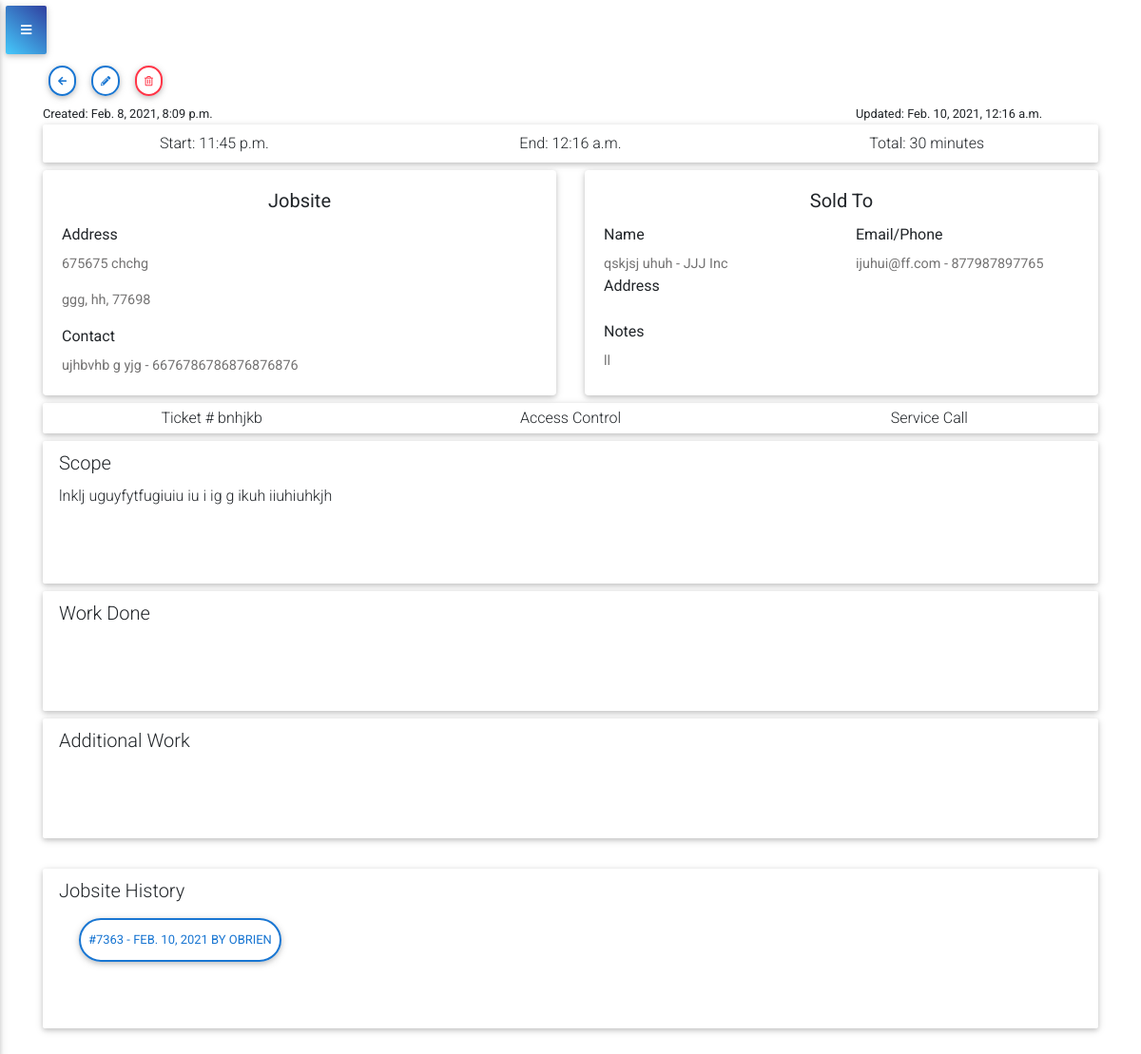
Screenshot of /ticket/bnhjkb/ (signed in) with the database file from the repository.
### ticket/models.py (models this page shows, shortened)
class Ticket(models.Model):
    ticket_number = models.CharField(primary_key=True, max_length=10)
    t_customer = models.ForeignKey(Customer,null=True, on_delete=models.SET_NULL)
    t_jobsite = models.ForeignKey(Jobsite, null=True, on_delete=models.SET_NULL)
    stop = models.CharField(choices=STOP, max_length=254, default='1st')
    assigned = models.ManyToManyField(AccountUser, blank=True)
    department = models.ForeignKey(ServiceProvided,null=True, on_delete=models.SET_NULL)
    t_type = models.ForeignKey(TicketType,null=True, on_delete=models.SET_NULL)
    scope = models.TextField()
    repair_notes = models.TextField(blank=True)
    additional_work = models.TextField(blank=True)
    schedule = models.DateField(default=datetime.date.today)
    start_job = models.BooleanField(default=False)
    completed = models.BooleanField(default=False)
    created_at = models.DateTimeField(auto_now_add=True)
    updated_at = models.DateTimeField(auto_now=True)
    start_time = models.DateTimeField(blank=True,null=True)
    end_time = models.DateTimeField(blank=True,null=True)
    account = models.ForeignKey(AccountCompany, on_delete=models.CASCADE)

class ServiceProvided(models.Model):
    name = models.CharField(max_length=100)
    account = models.ForeignKey(AccountCompany, on_delete=models.CASCADE)
    def __str__(self):
        return self.name

class TicketType(models.Model):
    name = models.CharField(max_length=100)
    account = models.ForeignKey(AccountCompany, on_delete=models.CASCADE)
    def __str__(self):
        return self.name

### customer/models.py (models this page shows, shortened)
class Jobsite(models.Model):
    address1 = models.CharField(max_length=100)
    address2 = models.CharField(max_length=100, blank=True)
    city = models.CharField(max_length=100)
    state = models.CharField(max_length=2)
    zip_code = models.PositiveIntegerField()
    contact_name = models.CharField(max_length=100)
    contact_phone = PhoneField()
    account = models.ForeignKey(AccountCompany, on_delete=models.CASCADE)

class Customer(models.Model):
    fname = models.CharField(max_length=50)
    lname = models.CharField(max_length=50)
    email = models.EmailField()
    phone_number = PhoneField()
    company = models.ForeignKey(Company,null=True, on_delete=models.SET_NULL)
    note = models.TextField()
    account = models.ForeignKey(AccountCompany, on_delete=models.CASCADE)

class Company(models.Model):
    name = models.CharField(max_length=100)
    address1 = models.CharField(max_length=100)
    address2 = models.CharField(max_length=100, blank=True)
    city = models.CharField(max_length=100)
    state = models.CharField(max_length=2)
    zip_code = models.PositiveIntegerField()
    account = models.ForeignKey(AccountCompany, on_delete=models.CASCADE)
    def __str__(self):
        return self.name

### accounts/models.py (models this page shows)
class AccountUser(models.Model):
    user = models.OneToOneField(User, on_delete=models.CASCADE)
    account = models.ForeignKey(AccountCompany, on_delete=models.CASCADE)
    company = models.CharField(max_length=100, blank=True)
    role = models.CharField(choices=ROLES, max_length=20, null=True, default='Tech')
    def __str__(self):
        return str(self.user.username)

### ticket/views.py (the view)
# urls.py: path('ticket/<pk>/', views.TicketDetailView.as_view(), name='ticket_detail'),
class TicketDetailView(LoginRequiredMixin, DetailView):
    context_object_name = 'ticket'
    model = Ticket
    template_name = 'ticket/ticket_detail.html'
    def get_context_data(self, **kwargs):
        context = super().get_context_data(**kwargs)
        context['ticket_count'] = ticket_count(self.request)
        context['tech_ticket_count'] = tech_ticket_count(self.request)
        context['todays_tickets'] = todays_tickets(self.request)
        context['tech_todays_tickets'] = tech_todays_tickets(self.request)
        context['todays_tickets_count'] = todays_tickets_count(self.request)
        context['in_progress_count'] = in_progress_count(self.request)
        context['completed_today_tickets_count'] = completed_today_tickets_count(self.request)
        context['tech_todays_tickets_count'] = tech_todays_tickets_count(self.request)
        context['tech_completed_today_tickets_count'] = tech_completed_today_tickets_count(self.request)
        context['history'] = Ticket.objects.filter(t_jobsite=self.get_object().t_jobsite, account=self.request.user.accountuser.account, completed=True).order_by('end_time')
        return context

### accounts/models.py (called while the page is built)
    def __str__(self):
        return self.company_name

### service_ticket_app/utils.py (called while the page is built)
def ticket_count(request):
    count = Ticket.objects.filter(account=request.user.accountuser.account).count()
    return count

def todays_tickets_count(request):
    todays_tickets_count = Ticket.objects.filter(account=request.user.accountuser.account, schedule=datetime.date.today()).count()
    return todays_tickets_count

def todays_tickets(request):
    todays_tickets = Ticket.objects.filter(account=request.user.accountuser.account, schedule=datetime.date.today())
    return todays_tickets

def in_progress_count(request):
    in_progress_count = Ticket.objects.filter(account=request.user.accountuser.account, schedule=datetime.date.today(),start_job=True,completed=False).count()
    return in_progress_count

def completed_today_tickets_count(request):
    completed_today_tickets_count = Ticket.objects.filter(account=request.user.accountuser.account, schedule=datetime.date.today(), start_job=True, completed=True).count()
    return completed_today_tickets_count

def tech_ticket_count(request):
    count = Ticket.objects.filter(account=request.user.accountuser.account, assigned=request.user.accountuser).count()
    return count

def tech_todays_tickets_count(request):
    tech_todays_tickets_count = Ticket.objects.filter(account=request.user.accountuser.account, schedule=datetime.date.today(), assigned=request.user.accountuser).count()
    return tech_todays_tickets_count

def tech_todays_tickets(request):
    tech_todays_tickets = Ticket.objects.filter(account=request.user.accountuser.account, assigned=request.user.accountuser, schedule=datetime.date.today())
    return tech_todays_tickets

def tech_completed_today_tickets_count(request):
    tech_completed_today_tickets_count = Ticket.objects.filter(account=request.user.accountuser.account, schedule=datetime.date.today(), start_job=True, completed=True, assigned=request.user.accountuser).count()
    return tech_completed_today_tickets_count

### ticket/templates/ticket/ticket_detail.html (shortened to what this page needs)
{% extends 'base.html' %}
{% load tz %}
{% block content %}
<div>
    {% if user.accountuser.role == 'Admin' %}
        <a href="{% url 'ticket_app:all_tickets' %}" type="button" class="btn btn-outline-blue btn-rounded btn-sm px-2">
            <i class="fas fa-arrow-left lt mt-0"></i>
        </a>
        <a href="{% url 'ticket_app:ticket_update' pk=ticket.ticket_number %}" type="button" class="btn btn-outline-blue btn-rounded btn-sm px-2">
            <i class="fas fa-pencil-alt lt mt-0"></i>
        </a>
        <a href="{% url 'ticket_app:ticket_delete' pk=ticket.ticket_number %}" type="button" class="btn btn-outline-danger btn-rounded btn-sm px-2">
            <i class="far fa-trash-alt mt-0"></i>
        </a>
    {% endif %}
    <div class="row justify-content-between">
        <div class="col-3">
            <small>
            {% localtime on %}
                Created: {{ ticket.created_at|localtime }}
            </small>
            {% endlocaltime %}
        </div>
        <div class="col-3 ml-auto">
            <small>
                Updated: {{ ticket.updated_at }}
            </small>
        </div>
    </div>
    <div class="jumbotron p-2 mb-2">
        <div class="row text-center">
        {% if not ticket.start_time %}
            <div class="col-12">
                Click <a href="{% url 'ticket_app:tech_ticket_update' pk=ticket.ticket_number %}" type="button" class="btn btn-outline-blue btn-rounded btn-sm px-2">
                    <i class="fas fa-play-circle lt mt-0"></i>
                </a> to start job.
            </div>
        {% else %}
            <div class="col-4">
            {% localtime on %}
                Start: {{ ticket.start_time|time }}
            {% endlocaltime %}
            </div>
            <div class="col-4">
            {% if not ticket.end_time %}
                Click <a href="{% url 'ticket_app:tech_ticket_update' pk=ticket.ticket_number %}" type="button" class="btn btn-outline-blue btn-rounded btn-sm px-2">
                    <i class="fas fa-flag-checkered lt mt-0"></i>
                </a> to complete job.
            {% else %}
            {% localtime on %}
                End:  {{ ticket.end_time|time }}
            {% endlocaltime %}
            {% endif %}
            </div>
            <div class="col-4">
                Total: {{ ticket.start_time|timesince:ticket.end_time}}
            </div>
        {% endif %}
        </div>
    </div>
</div>
<div class="row mb-2">
    <div class="col-md-6">
        <div class="card h-100">
            <div class="card-body">
                <h5 class="card-title text-center">
                    Jobsite
                </h5>
                <label for="card-text">Address</label>
                <p class="card-text">
                    {{ ticket.t_jobsite.address1 }} {{ ticket.t_jobsite.addres2 }}
                </p>
                <p class="card-text">
                    {{ ticket.t_jobsite.city }}, {{ ticket.t_jobsite.state }}, {{ ticket.t_jobsite.zip_code }}
                </p>
                <label for="card-text">Contact</label>
                <p class="card-text">
                    {{ ticket.t_jobsite.contact_name }} - {{ ticket.t_jobsite.contact_phone }}
                </p>
            </div>
        </div>
    </div>
    <div class="col-md-6">
        <div class="card h-100">
            <div class="card-body">
                <h5 class="card-title text-center">
                    Sold To
                </h5>
                <div class="row">
                    <div class="col-md">
                        <label>Name</label>
                        <p class="card-text">
                            {{ ticket.t_customer.fname }} {{ ticket.t_customer.lname }} - {{ ticket.t_customer.company}}
                        </p>
                    </div>
                    <div class="col-md">
                        <label> Email/Phone</label>
                        <p class="card-text">
                            {{ ticket.t_customer.email }} - {{ ticket.t_customer.phone_number }}
                        </p>
                    </div>
                </div>
                <div class='row'>
                    <div class="col-md">
                        <label>Address</label>
                    </div>
                </div>
                <label>Notes</label>
                <p class="card-text">
                    {{ ticket.t_customer.note }}
                </p>
            </div>
        </div>
    </div>
</div>
<div class="jumbotron p-1 mb-2">
    <div class="row text-center">
        <div class="col-4">
        Ticket # {{ ticket.ticket_number }}
        </div>
        <div class="col-4">
            {{ ticket.department }}
        </div>
        <div class="col-4">
            {{ ticket.t_type }} Call
        </div>
    </div>
</div>
<div class="jumbotron pt-2 mb-2">
    <div class="row">
        <label class="lead">
            Scope
        </label>
    </div>
    <div class="row">
        <p>
            {{ ticket.scope }}
        </p>
    </div>
</div>
<div class="jumbotron pt-2 mb-2">
    <div class="row">
        <label class="lead">
            Work Done
        </label>
    </div>
    <div class="row">
    </div>
</div>
<div class="jumbotron pt-2">
    <div class="row">
        <label class="lead">
            Additional Work
        </label>
    </div>
    <div class="row">
    </div>
</div>
<div class="jumbotron pt-2">
    <div class="row">
        <label class="lead">
           Jobsite History
        </label>
    </div>
    <div class="row">
    {% for h in history %}
        {% if h.ticket_number == ticket.ticket_number %}
        {% else %}
            <div class='col-auto'>
                <a href="{% url 'ticket_app:ticket_detail' pk=h.ticket_number %}" type="button" class="btn btn-outline-blue btn-rounded px-2">
                #{{ h.ticket_number }} - {{ h.end_time|date }} by {% for t in h.assigned.all%} {{t}} {% endfor %}
                </a>
            </div>
        {% endif %}
    {% endfor %}
    </div>
</div>
{% endblock %}

### rows the page displays
Ticket: created_at "Feb. 8, 2021, 8:09 p.m.", updated_at "Feb. 10, 2021, 12:16 a.m.", start_time "11:45 p.m.", end_time "12:16 a.m.", start_time "30 minutes", t_jobsite.address1 "675675 chchg", t_jobsite.city "ggg", t_jobsite.state "hh", t_jobsite.zip_code "77698", t_jobsite.contact_name "ujhbvhb g yjg", t_jobsite.contact_phone "6676786786876876876", t_customer.fname "qskjsj", t_customer.lname "uhuh", t_customer.company "JJJ Inc", t_customer.email "ijuhui@ff.com", t_customer.phone_number "877987897765", t_customer.note "ll", ticket_number "bnhjkb", department "Access Control", t_type "Service", scope "lnklj uguyfytfugiuiu iu i ig g ikuh iiuhiuhkjh"
Ticket: ticket_number "7363", end_time "FEB. 10, 2021"
AccountUser: user.username "OBRIEN"
